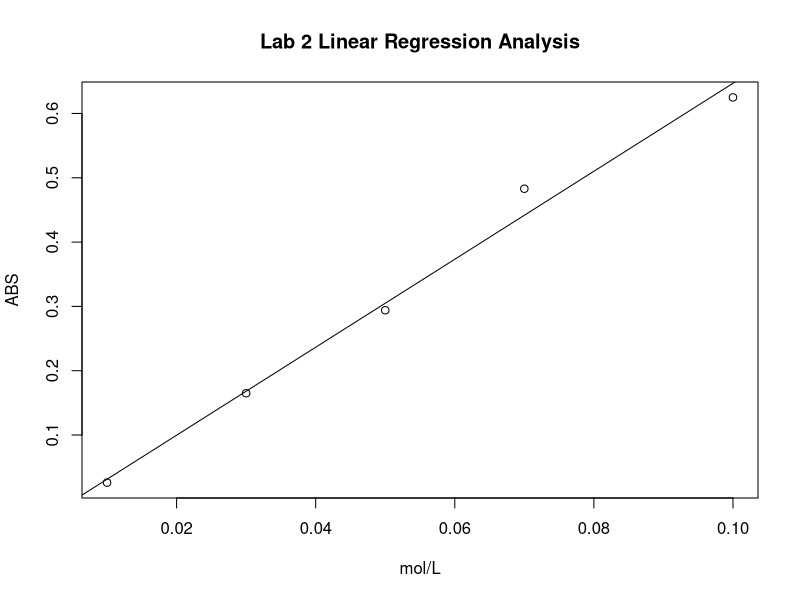

This figure's R source:
#!/usr/bin/env Rscript
# @Author: vargash1
# @Name:   Vargas, Hector
# @Email:  vargash1@wit.edu

# Read in data, attach it for ease of use
spectro_data <- read.csv("data.csv")
attach(spectro_data)

# Calculate linear model based off data
lin_model <- lm(ABS~MOLPERL)
print(lin_model)
summary(lin_model)

# Plot the graph, as well as the linear regression model.
plot(MOLPERL,ABS,
    xlab = "mol/L",
    ylab = "ABS",
    main = "Lab 2 Linear Regression Analysis")
abline(lin_model)

#Calculate the correlation coefficients
cor_cof <- cor(MOLPERL,ABS)
cor_det <- cor_cof^2

#Print out the data
cat( "x", lin_model$coefficients[1], "\n",
     "y", lin_model$coefficients[2], "\n",
     "Correlation Determination", cor_det, "\n",
     "Correlation Coefficient  ", cor_cof, "\n")
